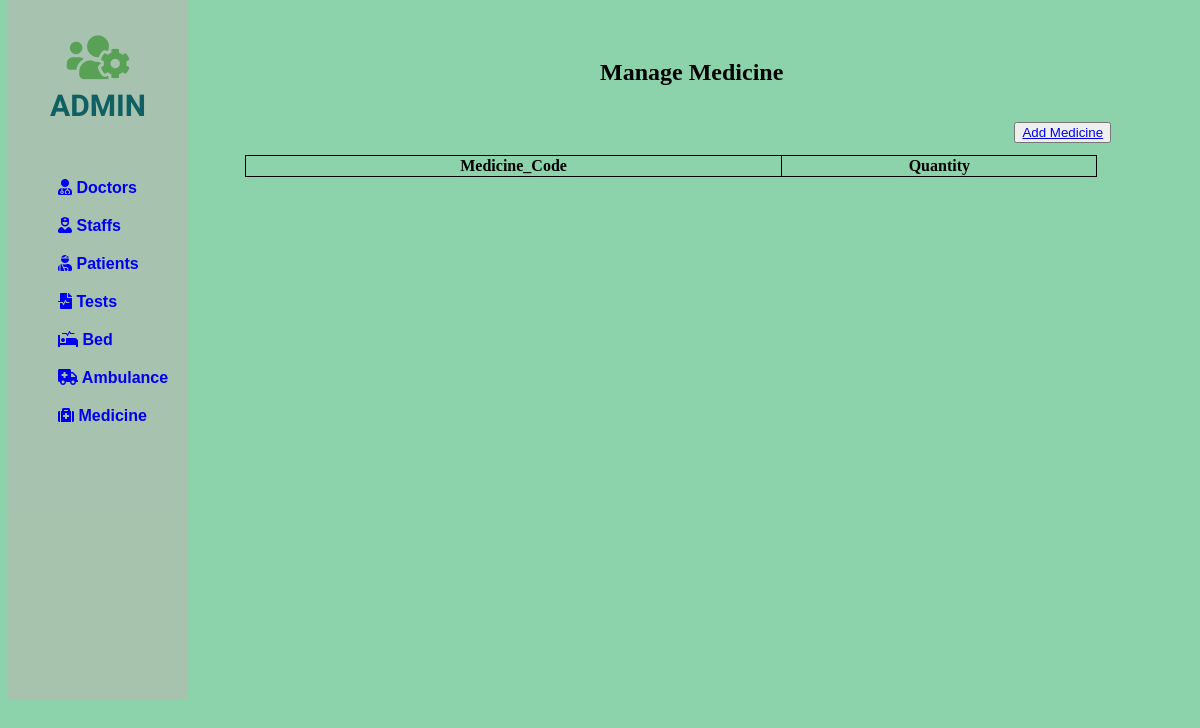
The page /php/medicine/medicine.php on the database as committed earlier.
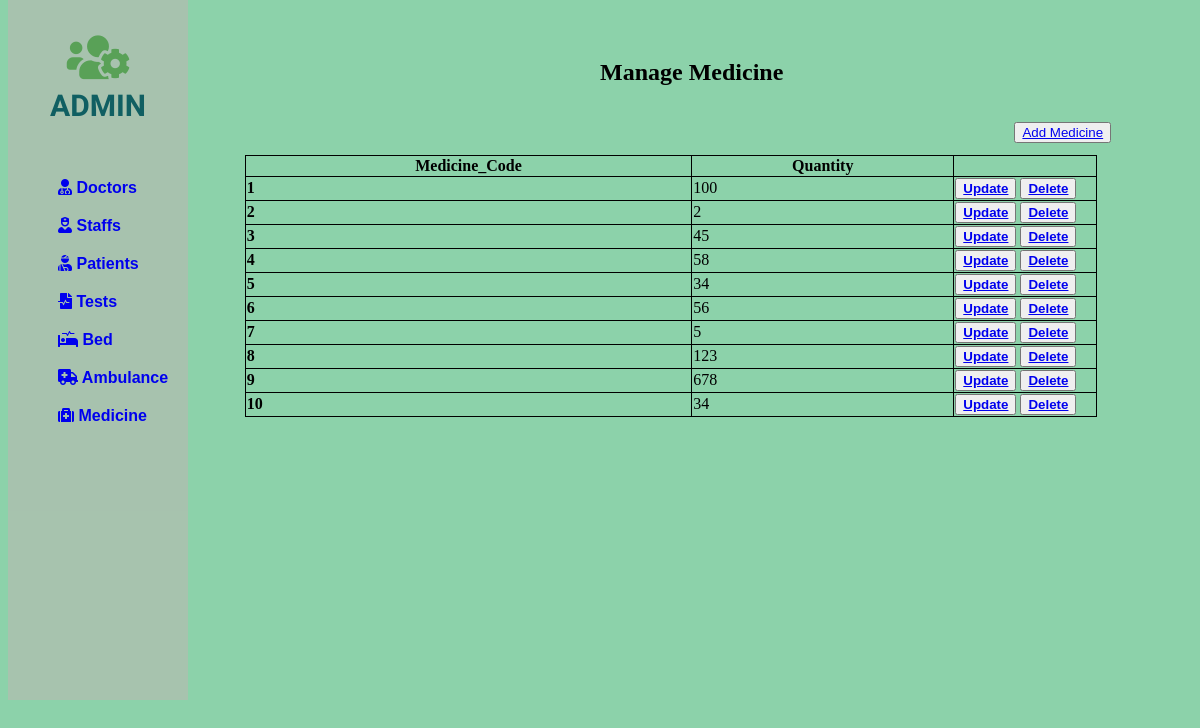
The same page on the database as committed later.
### tables this page shows
CREATE TABLE IF NOT EXISTS `medicine` (
  `M_Code` int(11) NOT NULL AUTO_INCREMENT,
  `Quantity` int(11) NOT NULL,
  PRIMARY KEY (`M_Code`),
  UNIQUE KEY `M_Code` (`M_Code`)
);

### php/medicine/medicine.php (the view, shortened to what this page needs)
<!DOCTYPE html>
<html lang="en">
<head>
    <link rel="stylesheet" href="https://use.fontawesome.com/releases/v5.15.4/css/all.css"
>
</head>
<body>
<div class="slidebar">
        <header>
            <span>
                <i class="fas fa-users-cog"></i><br>
            </span>
            ADMIN
        </header>
        <ul>
               <li>
                    <a href="/php/Doctor/doctor.php"><i class="fas fa-user-md"></i> Doctors</a>
               </li>
               <li>
                    <a href="/php/staff/staff.php"><i class="fas fa-user-nurse"></i> Staffs</a>
               </li>
               <li>
                    <a href="/php/patient/patient.php"><i class="fas fa-user-injured"></i> Patients</a>
               </li>
               <li>
                    <a href="/php/test/test.php"><i class="fas fa-file-medical-alt"></i> Tests</a>
               </li>
               <li>
                    <a href="/php/bed/bed.php"><i class="fas fa-procedures"></i> Bed</a>
               </li>
               <li>
                    <a href="/php/Ambulence/ambulence.php"><i class="fas fa-ambulance"></i> Ambulance</a>
               </li>
               <li>
                    <a href="/php/medicine/medicine.php"><i class="fas fa-medkit"></i> Medicine</a>
               </li>
          </ul>
    </div>
    <div class="container">
        <div class="row">
            <div style="margin-left: 50%; margin-top: 5%;">
                <h2>Manage <b>Medicine</b></h2>
            </div>
            <div style="margin-left: 85%; margin-top: 3%;">
                <button><a href="/php/medicine/add-medicine.php">Add Medicine</a></button>
            </div>
        </div>
    </div>
    <div class="card-body">
        <div style="margin-left: 20%; margin-top: 1%;">
            <table id="dataTable" width="90%" cellspacing="10">
                <thead>
                    <tr>
                        <th>Medicine_Code</th>
                        <th>Quantity</th>
                    </tr>
                </thead>
                <tbody>
                    <?php
                    include 'db_conn.php';
                    $M_Code = 0;
                    $sql = " SELECT M_Code,Quantity FROM medicine LIMIT 10";
                    $query = mysqli_query($conn, $sql);
                    while ($Patient_data = mysqli_fetch_array($query)) {
                        $M_Code = $M_Code + 1;
                    ?>
                        <tr>
                            <td><b><?php echo $M_Code  ?></b></td>
                            <td><?php echo $Patient_data['Quantity'];  ?></td>
                            <td style="width: 140px;">
                                <button> <a href="update-data.php?ID=<?php echo $Patient_data['M_Code'];  ?>" class="btn btn-success"><b>Update</b></a></button>
                                <button><a href="delete-patient.php?php echo $Patient_data['M_Code']; ?>" class="btn btn-danger"><b>Delete</b></a></button>
                            </td>
                        </tr>
                    <?php
                    }
                    ?>
                </tbody>
            </table>
        </div>
    </div>
</body>
</html>

Rows that differ between the two databases and show on the page:
added medicine: Quantity "100"
added medicine: Quantity "2"
added medicine: Quantity "45"
added medicine: Quantity "58"
added medicine: Quantity "34"
added medicine: Quantity "56"
added medicine: Quantity "5"
added medicine: Quantity "123"
added medicine: Quantity "678"
added medicine: Quantity "34"
